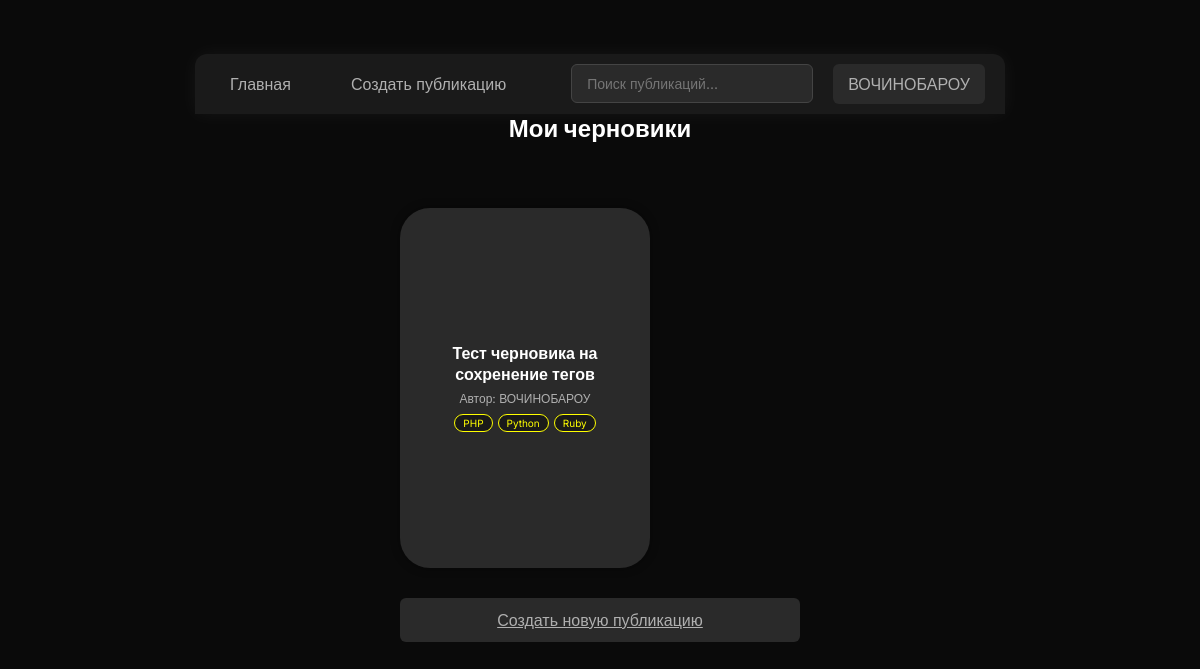
The app's page /drafts.php (signed in) with its own data.
### tables this page shows
CREATE TABLE `Posts` (
  `id_p` int(11) NOT NULL,
  `id_type` int(11) DEFAULT NULL,
  `id_u` int(11) NOT NULL,
  `title` varchar(200) NOT NULL COMMENT 'заголовок',
  `content` longtext NOT NULL COMMENT 'содержание',
  `create_at` timestamp NOT NULL COMMENT 'дата создания',
  `avRate` float DEFAULT NULL,
  `isNote` tinyint(1) DEFAULT NULL,
  `ownPrev` varchar(255) DEFAULT NULL
);

CREATE TABLE `Tags` (
  `id_t` int(11) NOT NULL,
  `name` varchar(15) NOT NULL,
  `id_catg` int(11) DEFAULT NULL
);

### drafts.php (the view, shortened to what this page needs)
<?php
require_once 'header.php';
$conn = new mysqli(
    $config['db_host'],
    $config['db_user'],
    $config['db_pass'],
    $config['db_name']
);
$conn->set_charset("utf8");
$userId = (int)$_SESSION['user_id'];
$sql = "
    SELECT
        p.id_p,
        p.title,
        p.ownPrev,
        COALESCE(NULLIF(u.username, ''), u.login) AS author_name
    FROM Posts p
    JOIN Users u ON p.id_u = u.Id_U
    WHERE p.isNote = 1 AND p.id_u = {$userId}
    ORDER BY p.create_at DESC
";
$result = $conn->query($sql);
$drafts = [];
if ($result && $result->num_rows > 0) {
    while ($row = $result->fetch_assoc()) {
        $postId = $row['id_p'];
        $tagsSql = "
            SELECT t.name, tc.color_code
            FROM tags_posts tp
            JOIN Tags t ON tp.id_t = t.id_t
            JOIN tags_catg tc ON t.id_catg = tc.id_catg
            WHERE tp.id_p = $postId
            ORDER BY tc.sort_order, t.name
            LIMIT 3
        ";
        $tagsResult = $conn->query($tagsSql);
        $tags = [];
        if ($tagsResult) {
            while ($tagRow = $tagsResult->fetch_assoc()) {
                $tags[] = $tagRow;
            }
        }
        $row['tags'] = $tags;
        $drafts[] = $row;
    }
}
?>
<h2>Мои черновики</h2>
<div class="posts-wrapper">
    <?php if (count($drafts) > 0): ?>
        <div class="posts-grid">
            <?php foreach ($drafts as $row): ?>
                <a class="post-card-link" href="create_publication.php?draft_id=<?php echo (int)$row['id_p']; ?>">
                    <div class="post-card <?php echo empty($row['ownPrev']) ? 'no-image' : ''; ?>">
                        <div class="post-card-content">
                            <div class="post-card-title">
                                <?php echo htmlspecialchars($row['title']); ?>
                            </div>
                            <div class="post-card-author">
                                Автор: <?php echo htmlspecialchars($row['author_name']); ?>
                            </div>
                            <?php if (!empty($row['tags'])): ?>
                                <div class="post-card-tags">
                                    <?php foreach ($row['tags'] as $tag): ?>
                                        <span class="post-card-tag" style="border-color: <?php echo $tag['color_code']; ?>; color: <?php echo $tag['color_code']; ?>;">
                                            <?php echo htmlspecialchars($tag['name']); ?>
                                        </span>
                                    <?php endforeach; ?>
                                </div>
                            <?php endif; ?>
                        </div>
                    </div>
                </a>
            <?php endforeach; ?>
        </div>
    <?php else: ?>
        <p style="margin-bottom: 20px">У вас пока нет черновиков.</p>
    <?php endif; ?>
    <div style="display: flex; justify-content: center;">
        <a href="create_publication.php" class="new-publication-btn">Создать новую публикацию</a>
    </div>
</div>

### style.css (style rules this page uses)
* { color: #ffffff; margin: 0; padding: 0; box-sizing: border-box; font-family: "Inter", sans-serif; }
body { background-color: #0a0a0a; min-height: 90vh; min-width: 150vh; display: flex; justify-content: center; align-items: center; overflow-x: hidden; flex-direction: column; }
.new-publication-btn { background-color: #2a2a2a; color: #b0b0b0; border: none; padding: 12px 25px; font-size: 16px; border-radius: 6px; cursor: pointer; margin: 10px; width: 100%; transition: all 0.2s ease; }
h2 { text-align: center; margin-bottom: 20px; color: #ffffff; }
.posts-wrapper { margin: 20px; padding: 15px; }
.posts-grid { display: flex; flex-direction: row; flex-wrap: wrap; }
.post-card-link { text-decoration: none; color: inherit; }
.post-card { position: relative; width: 250px; height: 360px; margin: 10px; border-radius: 30px; background-color: #2a2a2a; box-shadow: 0 0 10px rgba(0, 0, 0, 0.4); display: flex; flex-direction: column; overflow: hidden; transition: background-color 0.2s ease, box-shadow 0.2s ease, transform 0.1s ease; }
.post-card-content { padding: 12px; display: flex; flex-direction: column; flex: 1; }
.post-card-title { font-size: 16px; font-weight: 600; margin-bottom: 6px; color: #ffffff; line-height: 1.3; display: -webkit-box; -webkit-line-clamp: 2; -webkit-box-orient: vertical; overflow: hidden; }
.post-card-author { font-size: 12px; color: #b0b0b0; margin-bottom: 8px; }
.post-card-tags { display: flex; flex-wrap: wrap; gap: 5px; margin-top: auto; }
.post-card-tag { font-size: 10px; padding: 2px 8px; border-radius: 12px; background-color: #1a1a1a; border: 1px solid; white-space: nowrap; overflow: hidden; text-overflow: ellipsis; max-width: 80px; }
.post-card.no-image { justify-content: center; align-items: center; }
.post-card.no-image .post-card-content { align-items: center; text-align: center; padding: 12px; flex: none; }
.post-card.no-image .post-card-title { text-align: center; justify-content: center; }
.post-card.no-image .post-card-author { text-align: center; }
.post-card.no-image .post-card-tags { justify-content: center; }
.new-publication-btn { display: inline-block; margin-top: 20px; width: 400px; text-align: center; }

### records on screen
posts: title "Тест черновика на сохренение тегов", author_name "ВОЧИНОБАРОУ"
tags: name "PHP"
tags: name "Python"
tags: name "Ruby"

### other values on screen
$displayName "ВОЧИНОБАРОУ"
